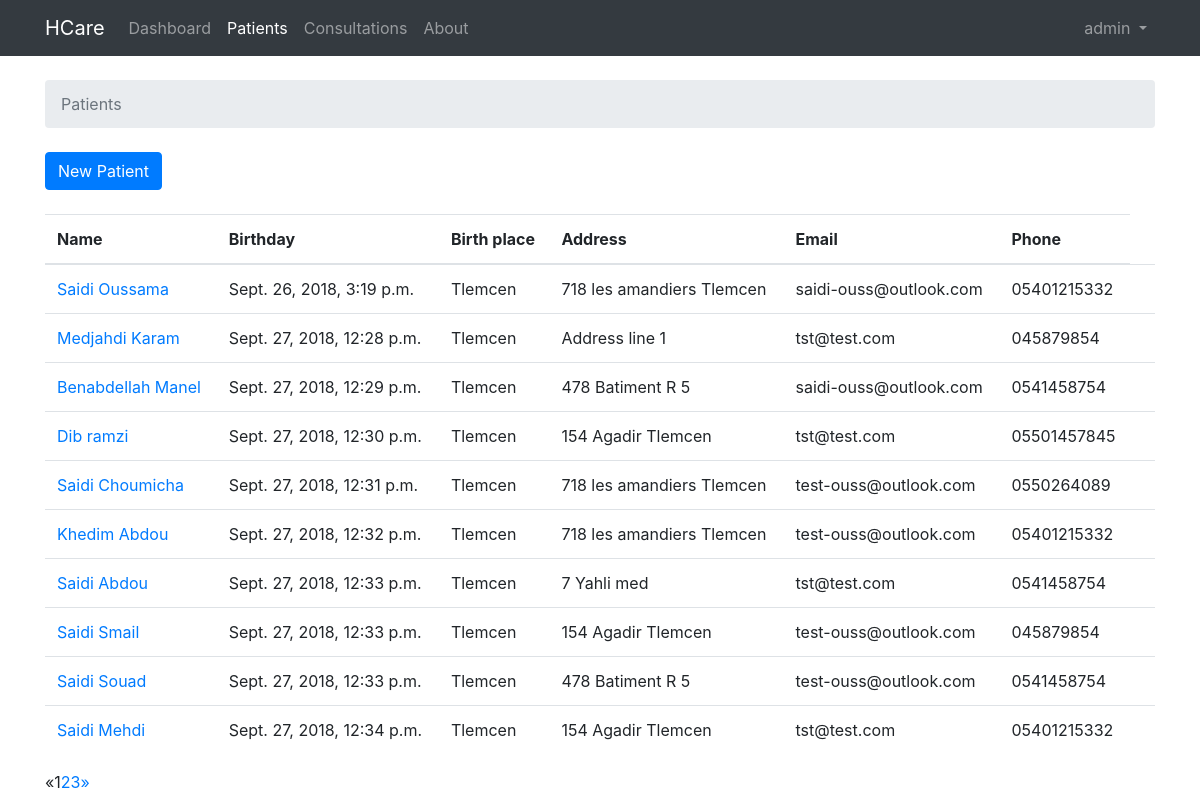
Screenshot of /patients/ (signed in) with the database file from the repository.
### patient_followup/models.py (models this page shows, shortened)
class Patient(models.Model):
    sex_types = (
        ('f', 'Female'),
        ('m', 'Male'),
    )
    name = models.CharField(max_length=30)
    birthday = models.DateTimeField(auto_now_add=True)
    birthplace = models.CharField(max_length=30)
    sex = models.CharField(max_length=1,choices=sex_types)
    address = models.CharField(max_length=128)
    phone= models.CharField(max_length=13)
    email= models.CharField(max_length=254,default="")
    social_number = models.CharField(max_length=20)
    picture = models.ImageField(max_length=100)
    comment = models.TextField()

### patient_followup/views.py (the view)
# urls.py: url(r'^patients/$', views.patients, name='patients'),
@login_required
def patients(request):
    patient_list = Patient.objects.all()
    page = request.GET.get('page', 1)
    paginator = Paginator(patient_list, 10)
    try:
        patients = paginator.page(page)
    except PageNotAnInteger:
        patients = paginator.page(1)
    except EmptyPage:
        patients = paginator.page(paginator.num_pages)
    paginator = Paginator(patient_list, 10)
    return render(request, 'patients.html',{'patients':patients})

### templates/patients.html (shortened to what this page needs)
{% extends 'base.html' %}
{% block breadcrumb %}
  <li class="breadcrumb-item active">Patients</li>
{% endblock %}
{% block content %}
<div class="mb-4">
  <a href="{% url 'new_patient' %}" class="btn btn-primary">New Patient</a>
</div>
  <table class="table">
    <thead class="thead-inverse">
      <tr>
        <th>Name</th>
        <th>Birthday</th>
        <th>Birth place</th>
        <th>Address</th>
        <th>Email</th>
        <th>Phone</th>
      </tr>
    </thead>
    <tbody>
      {% for patient in patients %}
        <tr>
          <td>
            <a href="{% url 'patient' patient.pk %}">{{ patient.name }}</a>
          </td>
          <td class="align-middle">{{ patient.birthday }}</td>
          <td class="align-middle">{{ patient.birthplace }}</td>
          <td class="align-middle">{{ patient.address }}</td>
          <td class="align-middle">{{ patient.email }}</td>
          <td class="align-middle">{{ patient.phone }}</td>
          <td></td>
        </tr>
      {% endfor %}
    </tbody>
  </table>
{% if patients.has_other_pages %}
<ul class="pagination">
  {% if users.has_previous %}
    <li><a href="?page={{ patients.previous_page_number }}">&laquo;</a></li>
  {% else %}
    <li class="disabled"><span>&laquo;</span></li>
  {% endif %}
  {% for i in patients.paginator.page_range %}
    {% if patients.number == i %}
      <li class="active"><span>{{ i }} <span class="sr-only">(current)</span></span></li>
    {% else %}
      <li><a href="?page={{ i }}">{{ i }}</a></li>
    {% endif %}
  {% endfor %}
  {% if patients.has_next %}
    <li><a href="?page={{ patients.next_page_number }}">&raquo;</a></li>
  {% else %}
    <li class="disabled"><span>&raquo;</span></li>
  {% endif %}
</ul>
{% endif %}
{% endblock %}

### templates/base.html (shortened to what this page needs)
{% load static %}<!DOCTYPE html>
<html>
  <head>
    <link rel="stylesheet" href="{% static 'css/bootstrap.css' %}">
    <link rel="stylesheet" href="{% static 'css/base.css' %}">
  </head>
  <body>
    {% block body %}
    <div id="wrapper">
    <nav class="navbar navbar-expand-sm navbar-dark bg-dark">
      <div class="container">
        <a class="navbar-brand" href="{% url 'home' %}">HCare</a>
        <div class="collapse navbar-collapse" id="mainMenu">
         <ul class="navbar-nav mr-auto">
             <li class="nav-item {% if request.resolver_match.url_name == 'home' %}active{% endif %}">
                 <a class="nav-link" href="{% url 'home' %}">Dashboard</a>
             </li>
             <li class="nav-item">
                    <a class="nav-link {% if request.resolver_match.url_name == 'patients' %}active{% endif %}" href="{% url 'patients' %}">Patients</a>
            </li>
            <li class="nav-item">
                    <a class="nav-link" href="#">Consultations</a>
            </li>
            <li class="nav-item">
                    <a class="nav-link" href="#">About</a>
            </li>
         </ul>
          {% if user.is_authenticated %}
            <ul class="navbar-nav ml-auto">
              <li class="nav-item dropdown">
                <a class="nav-link dropdown-toggle" href="#" id="userMenu" data-toggle="dropdown" aria-haspopup="true" aria-expanded="false">
                  {{ user.username }}
                </a>
              </li>
            </ul>
          {% else %}
            <form class="form-inline ml-auto">
              <a href="{% url 'login' %}" class="btn btn-outline-secondary">Log in</a>
              <a href="{% url 'signup' %}" class="btn btn-primary ml-2">Sign up</a>
            </form>
          {% endif %}
        </div>
      </div>
    </nav>
      <div class="container">
        <ol class="breadcrumb my-4">
          {% block breadcrumb %}
          {% endblock %}
        </ol>
        {% block content %}
        {% endblock %}
      </div>
      </div>
    {% endblock body %}
  </body>
</html>

### rows the page displays
Patient: name "Saidi Oussama", birthday "Sept. 26, 2018, 3:19 p.m.", birthplace "Tlemcen", address "718 les amandiers Tlemcen", email "saidi-ouss@outlook.com", phone "05401215332"
Patient: name "Medjahdi Karam", birthday "Sept. 27, 2018, 12:28 p.m.", birthplace "Tlemcen", address "Address line 1", email "tst@test.com", phone "045879854"
Patient: name "Benabdellah Manel", birthday "Sept. 27, 2018, 12:29 p.m.", birthplace "Tlemcen", address "478 Batiment R 5", email "saidi-ouss@outlook.com", phone "0541458754"
Patient: name "Dib ramzi", birthday "Sept. 27, 2018, 12:30 p.m.", birthplace "Tlemcen", address "154 Agadir Tlemcen", email "tst@test.com", phone "05501457845"
Patient: name "Saidi Choumicha", birthday "Sept. 27, 2018, 12:31 p.m.", birthplace "Tlemcen", address "718 les amandiers Tlemcen", email "test-ouss@outlook.com", phone "0550264089"
Patient: name "Khedim Abdou", birthday "Sept. 27, 2018, 12:32 p.m.", birthplace "Tlemcen", address "718 les amandiers Tlemcen", email "test-ouss@outlook.com", phone "05401215332"
Patient: name "Saidi Abdou", birthday "Sept. 27, 2018, 12:33 p.m.", birthplace "Tlemcen", address "7 Yahli med", email "tst@test.com", phone "0541458754"
Patient: name "Saidi Smail", birthday "Sept. 27, 2018, 12:33 p.m.", birthplace "Tlemcen", address "154 Agadir Tlemcen", email "test-ouss@outlook.com", phone "045879854"
Patient: name "Saidi Souad", birthday "Sept. 27, 2018, 12:33 p.m.", birthplace "Tlemcen", address "478 Batiment R 5", email "test-ouss@outlook.com", phone "0541458754"
Patient: name "Saidi Mehdi", birthday "Sept. 27, 2018, 12:34 p.m.", birthplace "Tlemcen", address "154 Agadir Tlemcen", email "tst@test.com", phone "05401215332"

### other values shown
{{ user.username }} "admin"
{{ i }} "1"
{{ i }} "2" "3"
